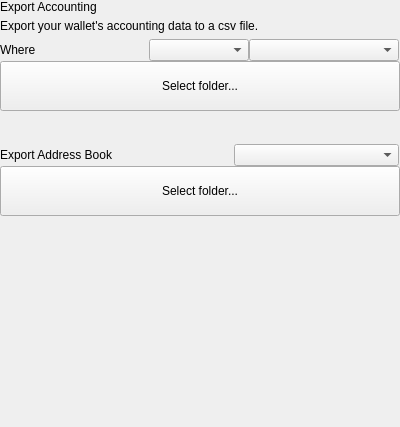
<?xml version="1.0" encoding="UTF-8"?>
<ui version="4.0">
 <class>SettingsExportCSV</class>
 <widget class="QWidget" name="SettingsExportCSV">
  <property name="geometry">
   <rect>
    <x>0</x>
    <y>0</y>
    <width>400</width>
    <height>427</height>
   </rect>
  </property>
  <property name="windowTitle">
   <string>Form</string>
  </property>
  <layout class="QVBoxLayout" name="verticalLayout">
   <property name="spacing">
    <number>0</number>
   </property>
   <property name="leftMargin">
    <number>0</number>
   </property>
   <property name="topMargin">
    <number>0</number>
   </property>
   <property name="rightMargin">
    <number>0</number>
   </property>
   <property name="bottomMargin">
    <number>0</number>
   </property>
   <item>
    <widget class="QWidget" name="left" native="true">
     <layout class="QVBoxLayout" name="verticalLayout_2">
      <property name="leftMargin">
       <number>0</number>
      </property>
      <property name="topMargin">
       <number>0</number>
      </property>
      <property name="rightMargin">
       <number>0</number>
      </property>
      <property name="bottomMargin">
       <number>0</number>
      </property>
      <item>
       <layout class="QVBoxLayout" name="verticalLayoutTitle">
        <property name="spacing">
         <number>5</number>
        </property>
        <item>
         <widget class="QLabel" name="labelTitle">
          <property name="text">
           <string>Export Accounting</string>
          </property>
         </widget>
        </item>
        <item>
         <widget class="QLabel" name="labelSubtitle1">
          <property name="text">
           <string>Export your wallet's accounting data to a csv file.</string>
          </property>
          <property name="wordWrap">
           <bool>true</bool>
          </property>
         </widget>
        </item>
       </layout>
      </item>
      <item>
       <layout class="QVBoxLayout" name="verticalLayoutContainerTxExport">
        <property name="spacing">
         <number>0</number>
        </property>
        <item>
         <widget class="QWidget" name="filtersContainer" native="true">
          <layout class="QHBoxLayout" name="horizontalLayout">
           <property name="spacing">
            <number>0</number>
           </property>
           <property name="leftMargin">
            <number>0</number>
           </property>
           <property name="topMargin">
            <number>0</number>
           </property>
           <property name="rightMargin">
            <number>1</number>
           </property>
           <property name="bottomMargin">
            <number>0</number>
           </property>
           <item>
            <widget class="QLabel" name="labelSubtitleLocation">
             <property name="text">
              <string>Where</string>
             </property>
            </widget>
           </item>
           <item>
            <spacer name="horizontalSpacer">
             <property name="orientation">
              <enum>Qt::Horizontal</enum>
             </property>
             <property name="sizeHint" stdset="0">
              <size>
               <width>40</width>
               <height>20</height>
              </size>
             </property>
            </spacer>
           </item>
           <item>
            <widget class="QComboBox" name="comboBoxSortType">
             <property name="minimumSize">
              <size>
               <width>100</width>
               <height>0</height>
              </size>
             </property>
            </widget>
           </item>
           <item>
            <widget class="QComboBox" name="comboBoxSort">
             <property name="minimumSize">
              <size>
               <width>150</width>
               <height>0</height>
              </size>
             </property>
            </widget>
           </item>
          </layout>
         </widget>
        </item>
        <item>
         <widget class="QPushButton" name="pushButtonDocuments">
          <property name="minimumSize">
           <size>
            <width>0</width>
            <height>50</height>
           </size>
          </property>
          <property name="maximumSize">
           <size>
            <width>16777215</width>
            <height>50</height>
           </size>
          </property>
          <property name="focusPolicy">
           <enum>Qt::NoFocus</enum>
          </property>
          <property name="text">
           <string>Select folder...</string>
          </property>
         </widget>
        </item>
       </layout>
      </item>
      <item>
       <spacer name="verticalSpacer_4">
        <property name="orientation">
         <enum>Qt::Vertical</enum>
        </property>
        <property name="sizeType">
         <enum>QSizePolicy::Fixed</enum>
        </property>
        <property name="sizeHint" stdset="0">
         <size>
          <width>20</width>
          <height>20</height>
         </size>
        </property>
       </spacer>
      </item>
      <item>
       <widget class="QLabel" name="labelDivider">
        <property name="minimumSize">
         <size>
          <width>0</width>
          <height>1</height>
         </size>
        </property>
        <property name="maximumSize">
         <size>
          <width>16777215</width>
          <height>1</height>
         </size>
        </property>
        <property name="text">
         <string/>
        </property>
       </widget>
      </item>
      <item>
       <layout class="QVBoxLayout" name="verticalLayoutAddressesExport">
        <property name="spacing">
         <number>0</number>
        </property>
        <item>
         <widget class="QWidget" name="filtersContainer1" native="true">
          <layout class="QHBoxLayout" name="horizontalLayout1">
           <property name="spacing">
            <number>0</number>
           </property>
           <property name="leftMargin">
            <number>0</number>
           </property>
           <property name="topMargin">
            <number>0</number>
           </property>
           <property name="rightMargin">
            <number>1</number>
           </property>
           <property name="bottomMargin">
            <number>0</number>
           </property>
           <item>
            <widget class="QLabel" name="labelSubtitleLocationAddress">
             <property name="text">
              <string>Export Address Book</string>
             </property>
            </widget>
           </item>
           <item>
            <spacer name="horizontalSpacer1">
             <property name="orientation">
              <enum>Qt::Horizontal</enum>
             </property>
             <property name="sizeHint" stdset="0">
              <size>
               <width>40</width>
               <height>20</height>
              </size>
             </property>
            </spacer>
           </item>
           <item>
            <widget class="QComboBox" name="comboBoxSortAddressType">
             <property name="minimumSize">
              <size>
               <width>165</width>
               <height>0</height>
              </size>
             </property>
            </widget>
           </item>
          </layout>
         </widget>
        </item>
        <item>
         <widget class="QPushButton" name="pushButtonAddressDocuments">
          <property name="minimumSize">
           <size>
            <width>0</width>
            <height>50</height>
           </size>
          </property>
          <property name="maximumSize">
           <size>
            <width>16777215</width>
            <height>50</height>
           </size>
          </property>
          <property name="focusPolicy">
           <enum>Qt::NoFocus</enum>
          </property>
          <property name="text">
           <string>Select folder...</string>
          </property>
         </widget>
        </item>
       </layout>
      </item>
     </layout>
    </widget>
   </item>
   <item>
    <spacer name="verticalSpacer">
     <property name="orientation">
      <enum>Qt::Vertical</enum>
     </property>
     <property name="sizeHint" stdset="0">
      <size>
       <width>20</width>
       <height>40</height>
      </size>
     </property>
    </spacer>
   </item>
  </layout>
 </widget>
 <resources/>
 <connections/>
</ui>
